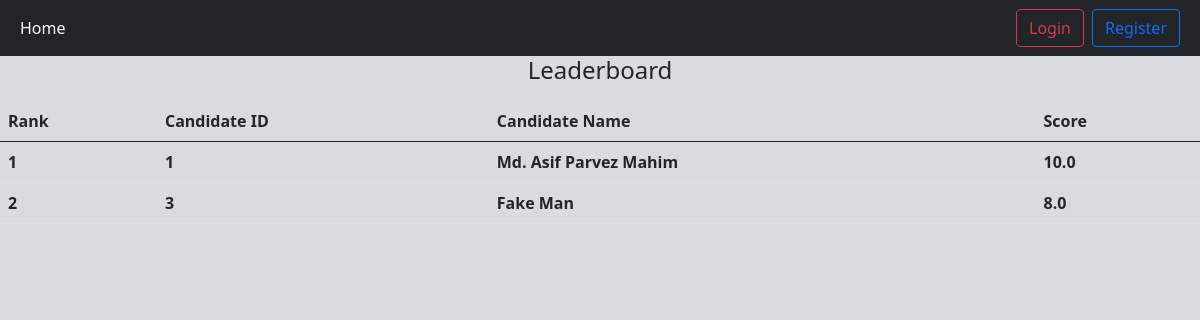
Page /quizes/leadrrboard/4/ on the committed database.
### result/models.py (models this page shows, shortened)
class Result(models.Model):
    quiz = models.ForeignKey(Quiz, on_delete=models.CASCADE)
    user = models.ForeignKey(User, on_delete=models.CASCADE)
    score = models.FloatField()
    exam_name = models.CharField(max_length=500, blank=True, null=True)
    total_questions = models.CharField(max_length=500, blank=True, null=True)
    percent = models.CharField(max_length=500, blank=True, null=True)
    fullMarks = models.CharField(max_length=500, blank=True, null=True)
    total_quizes = models.CharField(max_length=100, blank=True, null=True)
    completed_quizes = models.CharField(max_length=100, blank=True, null=True)
    percent_of_attempts = models.CharField(max_length=100, blank=True, null=True)

### quizes/views.py (the view)
# urls.py: path("leadrrboard/<pk>/", leaderboard, name="lead_view"),
def leaderboard(request, pk):
    result = Result.objects.filter(quiz_id=pk).order_by("-score")
    return render(request, "leaderboard.html", {"leadObjs": result})

### quizes/templates/leaderboard.html
{% extends "base.html" %} {%load static%} {%block script%}
<link rel="stylesheet" href="{% static 'quizes/style.css' %}" />
{%endblock%} {% block content %}
<h4 class="text-center mb-3">Leaderboard</h4>
<table class="table">
  <thead>
    <tr>
      <th scope="col">Rank</th>
      <th scope="col">Candidate ID</th>
      <th scope="col">Candidate Name</th>
      <th scope="col">Score</th>
    </tr>
  </thead>
  <tbody>
    {%for leadObj in leadObjs%}
    <tr>
      <th scope="col">{{ forloop.counter }}</th>
      <th scope="col">{{leadObj.user.id}}</th>
      <th scope="col">
        {{leadObj.user.first_name}} {{leadObj.user.last_name}}
      </th>
      <th scope="col">{{leadObj.score}}</th>
    </tr>
    {%endfor%}
  </tbody>
</table>
{%endblock%}

### static/css/base.css (style rules this page uses)
.body { background-color: #D9DCDE; }

### rows in the picture
Result: user.id "1", user.first_name "Md. Asif", user.last_name "Parvez Mahim", score "10.0"
Result: user.id "3", user.first_name "Fake", user.last_name "Man", score "8.0"
